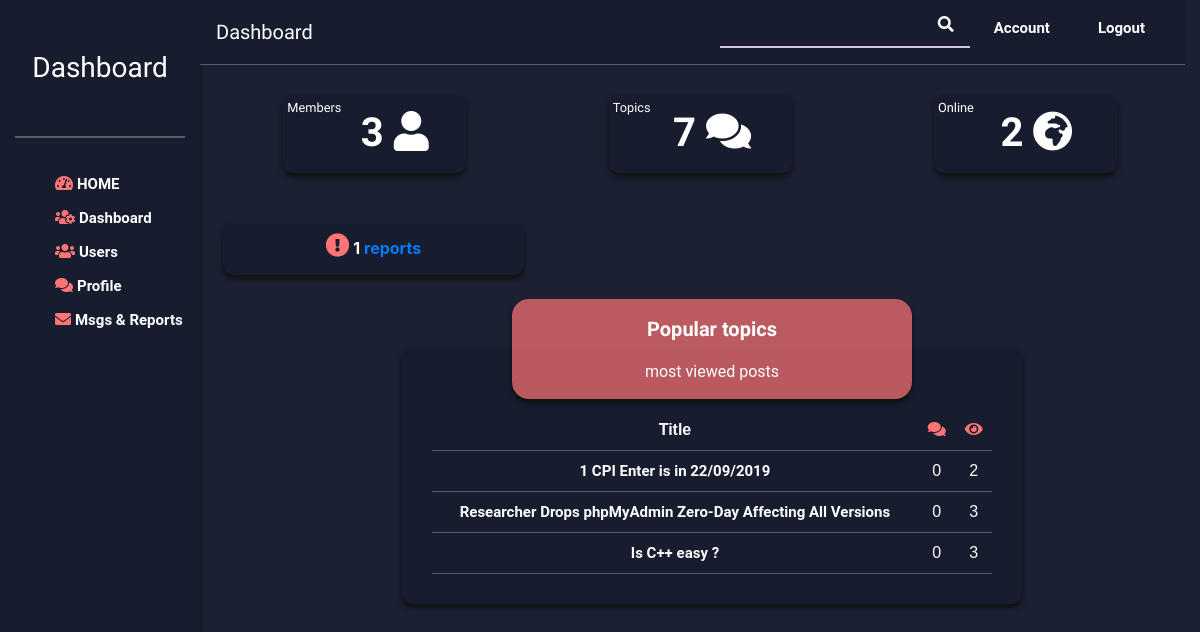
/dashboard (signed in), run on the app's committed database.
### Main/models.py (models this page shows, shortened)
class Publication(models.Model) :
    users = models.ManyToManyField(settings.AUTH_USER_MODEL,related_query_name='users',related_name='pubs_eng',default=None)
    date_de_publication = models.DateField(auto_now_add=True)
    date_de_modification= models.DateField(auto_now=True)
    section = models.CharField(max_length=30)
    content = models.TextField()
    titre = models.CharField(max_length=30)
    auteur = models.ForeignKey(settings.AUTH_USER_MODEL, on_delete=models.CASCADE, related_name='publications',
                           related_query_name='auteur')
    category = models.ForeignKey(Category,on_delete =models.CASCADE,related_name="publications",related_query_name="category",default=1)
    tags = models.ManyToManyField(Tags, related_name='posts',default=None)
    nb_vues =models.IntegerField(default=0)
    class Meta:
        ordering = ['-pk']
    def __str__(self):
        return self.titre

### Main/views.py (the view)
# urls.py: path('dashboard', views.dashboard, name='dashboard'),
def dashboard(request):
    if not request.user.is_authenticated:
        return redirect('home')
    if  request.user.role!='admin' :
        if request.user.role!='moderateur' :
            return redirect('home')
    queryset = get_current_users()
    pubs_populaie=Publication.objects.annotate(num_c_v=(Count('publication')+F('nb_vues'))).order_by('num_c_v')[0:3]
    nbr_user=Utilisateur.objects.all().count()-1
    nbr_topic=Publication.objects.all().count()
    admin_pubs=Publication.objects.filter(auteur__role='admin')
    reportcnt=Report.objects.all()
    messagecnt=Message.objects.all()
    return render(request, 'Main/admin/Dashboard.html', {"nbr_user":nbr_user,
                                                         "nbr_topic":nbr_topic,
                                                         "pubs_populaie":pubs_populaie,
                                                         "admin_pubs":admin_pubs,
                                                         "nbr_online":queryset.count(),
                                                         "reportcnt":reportcnt,
                                                         "messagecnt":messagecnt
                                                        })

### Main/views.py (called while the page is built)
def get_current_users():
    active_sessions = Session.objects.filter(expire_date__gte=timezone.now())
    user_id_list = []
    for session in active_sessions:
        data = session.get_decoded()
        user_id_list.append(data.get('_auth_user_id', None))
    return Utilisateur.objects.filter(id__in=user_id_list)

### Main/templates/Main/admin/Dashboard.html (shortened to what this page needs)
{% extends "./dashboardBse.html" %}
{% block content %}
<div class="row ml-4">
                    <div class="col-4">
                            <div id="members">
                                <small class="float-left mt-1 ml-1">Members</small>
                                <div class="text-dash">
                                    {{ nbr_user }} <span class="fa fa-user"></span>
                                </div>
                            </div>
                    </div>
                    <div class="col-4">
                            <div id="total-topics">
                                <small class="float-left mt-1 ml-1">Topics</small>
                                <div class="text-dash">
                                    {{nbr_topic}} <span class="fa fa-comments"></span>
                                </div>
                            </div>
                    </div>
                    <div class="col-4">
                        <div id="online">
                            <small class="float-left mt-1 ml-1">Online</small>
                            <div class="text-dash">
                                    {{nbr_online}} <span class="fa fa-globe-africa"></span>
                            </div>
                        </div>
                    </div>
    </div>
     {% if reportcnt or  messagecnt%}
    <div class="row ml-2">
                    <div class="col-4">
                        <div class="admin-notif  text-center">
                            <span class="fa fa-exclamation-circle icons admin-notif-spn"></span>
                            {% if reportcnt %}
                                      {{reportcnt.count}} <a href="{%url 'reports'%}">reports</a>
                            {% endif %}
                        </div>
                    </div>
    </div>
    {% else %}<br><br><br>
    {% endif %}
    <div class="row ml-4 mt-4">
                    <div class="col-md-8 col-center">
                        <div class="box">
                            <p>Popular topics</p>
                            <span class="table-caption">
                                most viewed posts </span>
                        </div>
                        <div class="tab">
                            <table>
                                <tr>
                                    <th>Title</th>
                                    <th><span class="fa fa-comments icons"></th>
                                    <th><span class="fa fa-eye icons"></th>
                                </tr>
                                {% for post in pubs_populaie %}
                                <tr class="cursor" onclick="window.location.replace('#')">
                                    <td><a href="{% url 'post-detail' post.category.name post.id %}"  class="menu-item">{{post}}</a></td>
                                    <td>{{post.commentaires.all.count}}</td>
                                    <td>{{post.nb_vues}}</td>
                                </tr>
                                {% endfor %}
                            </table>
                        </div>
                    </div>
        </div>
{% endblock content %}

### Main/static/css/user.css (style rules this page uses)
body { background: rgba(23, 28, 47, 0.98) !important; }
a { color: white; }
table { font-family: arial, sans-serif; border-collapse: collapse; width: 100%; margin: 0 auto; }
td, tr,th { border-bottom: 1px solid rgba(255, 255, 255, 0.28); text-align: center; padding: 8px; color:#fff; }
th { padding-top: 7%; }
.icons { color: #ff7474; }
.menu-item { font-size: 15px; font-family: Roboto; font-weight: bold; margin-bottom: 10%; color: white; }
.box { width: 400px; height: 100px; background: rgba(255, 116, 116, 0.7); margin: -50px auto; position: relative; text-align: center !important; font-family: 'Ubuntu', sans-serif; padding-top: 15px; border-radius: 17px; text-decoration-color: #fff; opacity: 1; box-shadow: 0px 4px 5px #111111; }
.box p { color: white; font-size: 20px; font-weight: bold; text-align: center !important; }
.table-caption { margin-top: 10%; color: white; font-family: Roboto; font-style: normal; font-weight: normal; font-size: 16px; }
.tab { padding: 30px; background: #171c2f; border-radius: 10px; font-family: 'Ubuntu', sans-serif; color: #FFFFFF; box-shadow: 0px 4px 5px #111111; height: 100%; }
.admin-notif-spn { font-size: 24px; text-align: center; margin-top: 10px; }
.col-center { margin: 0 auto; }
.admin-notif , .admin-usr-notif { width: 100%; height: 52px; margin-top: 50px; margin-bottom: 50px; color: white; background: #171C2F; border-radius: 10px; font-size: 16px; font-weight: bold; box-shadow: 0px 4px 5px #111111; }
#members, #total-topics, #online { margin: 0 auto; text-align: center; color: white; font-weight: bold; margin-top: 29px; width: 183px; height: 79px; background: #171C2F; border-radius: 10px; box-shadow: 0px 4px 5px #111111; font-family: Iceberg; }
#members { float: left; margin-left: 15%; }
#online { float: left; margin-left: 15%; }
#total-topics { float:left; margin-left: 15%; }
.text-dash { text-align: center; margin-top: 5%; margin-right: 10%; font-size: 40px; }

### Main/static/css/style.css (style rules this page uses)
.icons { color: #ff7474; }
.cursor { cursor: pointer; }
a { color: white; }

### data on the page
Publication: titre "1 CPI Enter is in 22/09/2019", commentaires.all.count "0", nb_vues "2"
Publication: titre "Researcher Drops phpMyAdmin Zero-Day Affecting All Versions", commentaires.all.count "0", nb_vues "3"
Publication: titre "Is C++ easy ?", commentaires.all.count "0", nb_vues "3"

### other printed values
{{ nbr_user }} "3"
{{ nbr_topic }} "7"
{{ nbr_online }} "2"
{{ reportcnt.count }} "1"
